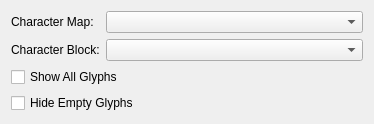
<?xml version="1.0" encoding="UTF-8"?>
<ui version="4.0">
 <class>QXCMapBlockWidget</class>
 <widget class="QWidget" name="QXCMapBlockWidget">
  <property name="geometry">
   <rect>
    <x>0</x>
    <y>0</y>
    <width>374</width>
    <height>109</height>
   </rect>
  </property>
  <property name="windowTitle">
   <string>Form</string>
  </property>
  <property name="autoFillBackground">
   <bool>true</bool>
  </property>
  <layout class="QGridLayout" name="gridLayout">
   <item row="1" column="0">
    <widget class="QLabel" name="label">
     <property name="text">
      <string>Character Map:</string>
     </property>
    </widget>
   </item>
   <item row="2" column="0">
    <widget class="QLabel" name="label_2">
     <property name="text">
      <string>Character Block:</string>
     </property>
    </widget>
   </item>
   <item row="1" column="1">
    <widget class="QComboBox" name="cmapComboBox">
     <property name="sizePolicy">
      <sizepolicy hsizetype="Expanding" vsizetype="Fixed">
       <horstretch>0</horstretch>
       <verstretch>0</verstretch>
      </sizepolicy>
     </property>
    </widget>
   </item>
   <item row="2" column="1">
    <widget class="QComboBox" name="bookComboBox">
     <property name="sizePolicy">
      <sizepolicy hsizetype="MinimumExpanding" vsizetype="Fixed">
       <horstretch>0</horstretch>
       <verstretch>0</verstretch>
      </sizepolicy>
     </property>
    </widget>
   </item>
   <item row="3" column="0" colspan="2">
    <widget class="QCheckBox" name="glyphCheckBox">
     <property name="text">
      <string>Show All Glyphs</string>
     </property>
    </widget>
   </item>
   <item row="4" column="0" colspan="2">
    <widget class="QCheckBox" name="hideEmptyGlyphsCheckBox">
     <property name="text">
      <string>Hide Empty Glyphs</string>
     </property>
    </widget>
   </item>
  </layout>
 </widget>
 <resources/>
 <connections/>
</ui>
